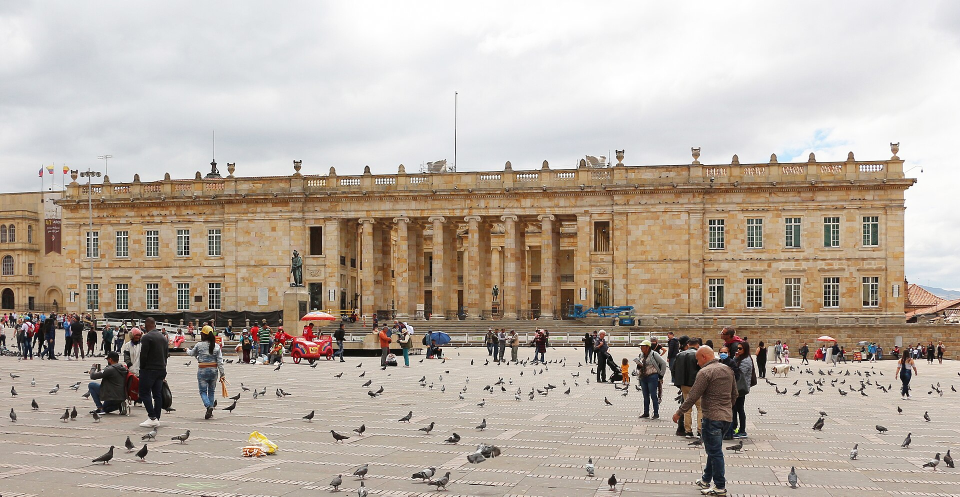
#> input picture media/capitolio-1.jpg, 1920 x 993 px, found by its file name (shown at 1/2 size)
$ python og.py
#> lines starting #> are read from the running program, lines starting #| are printed output that depends on the picture
# Crea og-image.jpg (1200x630) con foto real del Capitolio para la vista previa del enlace.
from PIL import Image, ImageDraw, ImageFont, ImageOps
F = '/usr/share/fonts/truetype/dejavu/'
im = ImageOps.fit(Image.open('media/capitolio-1.jpg').convert('RGB'), (1200, 630))
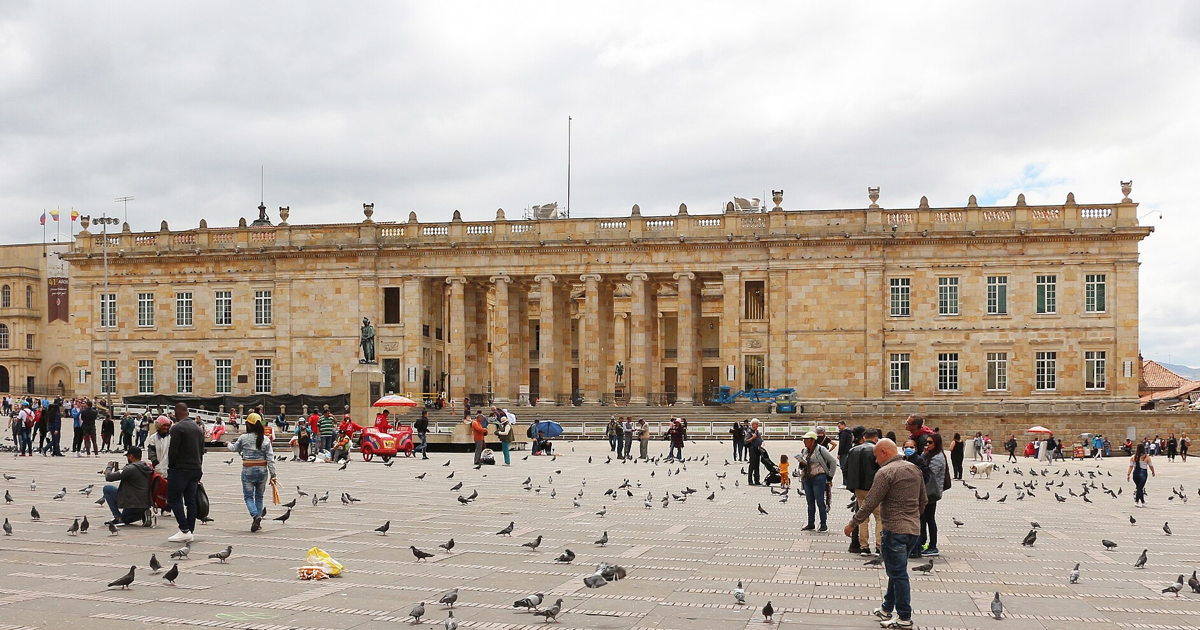
#> im: PIL image 1200x630 RGB; mean R, G, B 184.7, 172.8, 161.4
shade = Image.new('L', (1200, 630))
#> shade: PIL image 1200x630 L; every value is 0
d = ImageDraw.Draw(shade)
for y in range(630):
    d.line([(0, y), (1200, y)], fill=int(40 + 205 * (y / 630) ** 1.4))
im = Image.composite(Image.new('RGB', (1200, 630), (11, 26, 51)), im, shade)
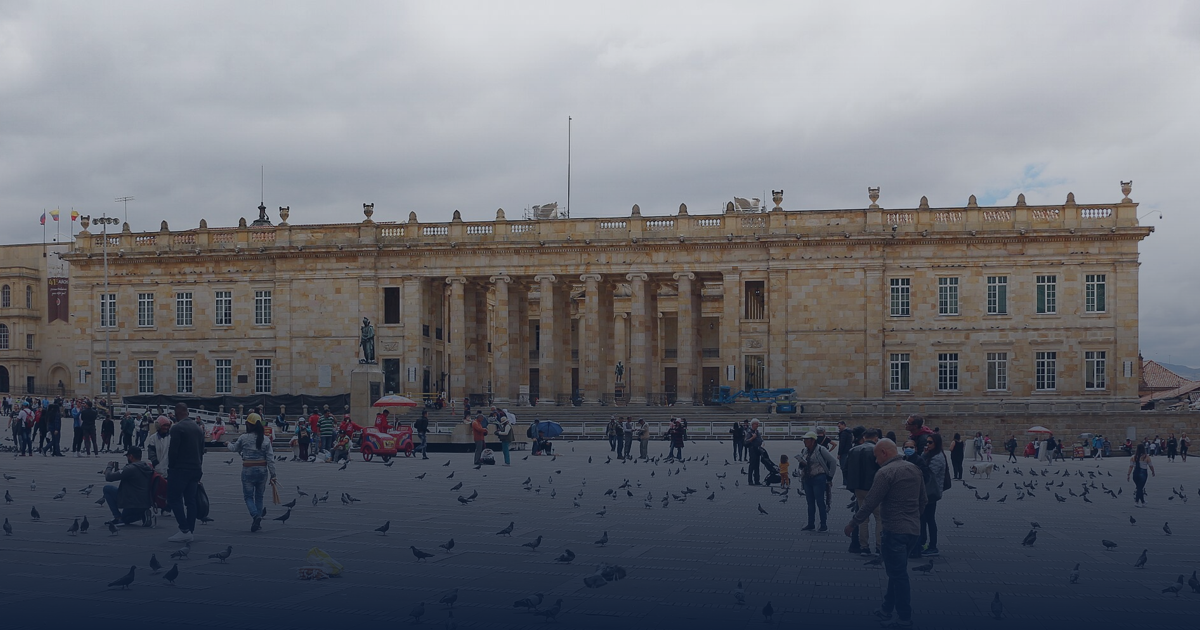
#> im: PIL image 1200x630 RGB; mean R, G, B 105.3, 107.6, 114.9
d = ImageDraw.Draw(im)
d.text((60, 330), '¿Ya declararon?', font=ImageFont.truetype(F + 'DejaVuSans-Bold.ttf', 80), fill=(255, 178, 30))
d.text((62, 440), 'Exija la lista de representantes que publicaron su renta', font=ImageFont.truetype(F + 'DejaVuSans-Bold.ttf', 33), fill='white')
d.text((62, 500), 'Derecho de petición ciudadano · ya-declararon.netlify.app', font=ImageFont.truetype(F + 'DejaVuSans.ttf', 27), fill=(220, 225, 235))
d.text((62, 550), 'Vibras Positivas HM', font=ImageFont.truetype(F + 'DejaVuSans-Bold.ttf', 24), fill=(255, 122, 26))
im.save('og-image.jpg', quality=86)
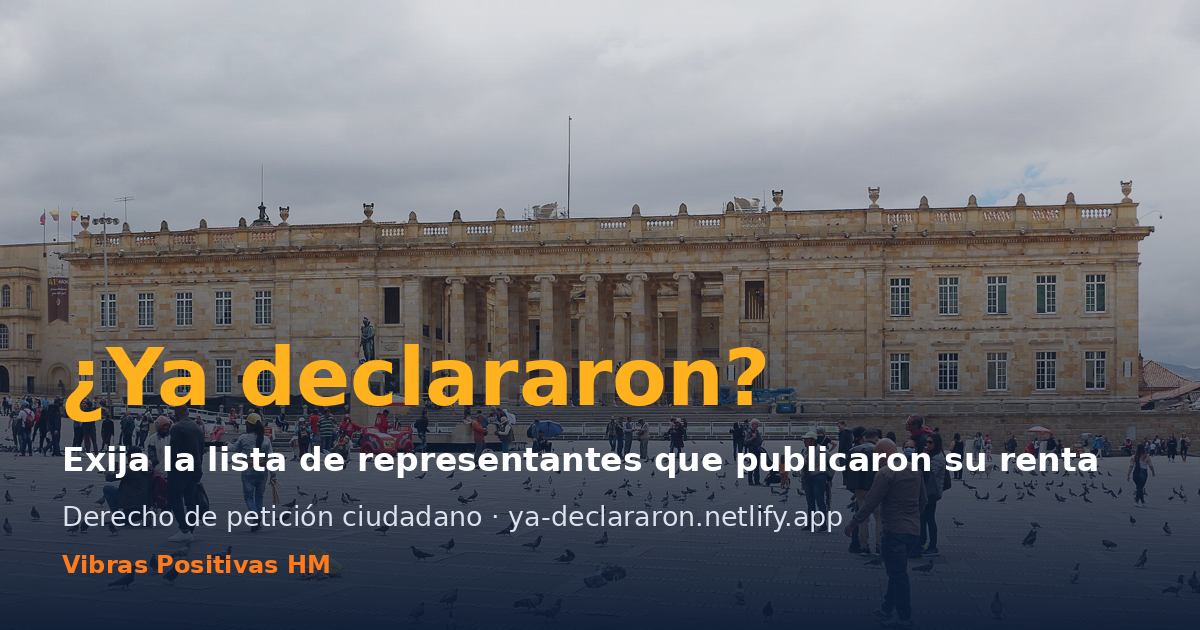
#> saved as og-image.jpg: PIL image 1200x630 RGB; mean R, G, B 113.6, 113.7, 117.1
print('og-image.jpg listo')

$ run again, with media/capitolio-2.jpg copied over media/capitolio-1.jpg
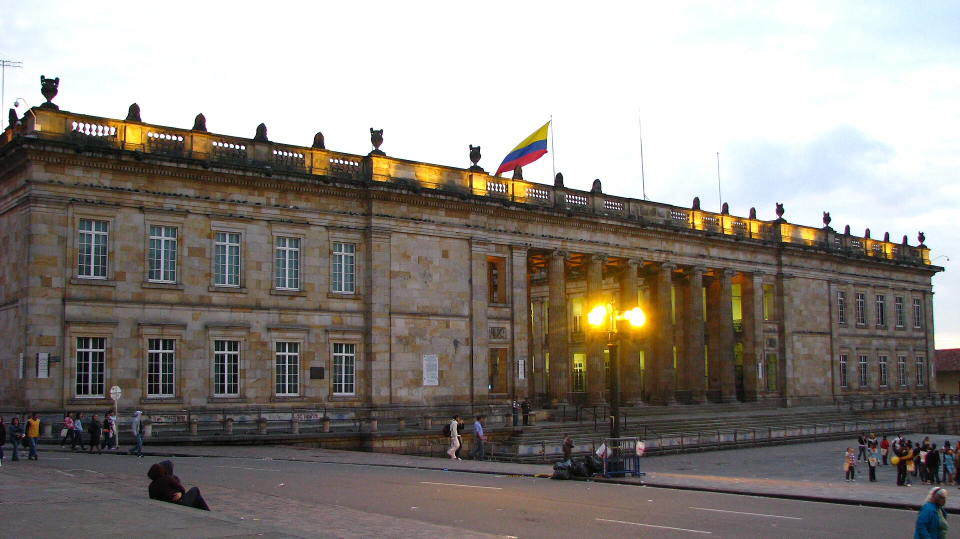
#> input picture media/capitolio-2.jpg, 1920 x 1078 px, found by its file name (shown at 1/2 size)
#> `im = ImageOps.fit(Image.open('media/capitolio-1.jpg').convert('RGB'), ..`:
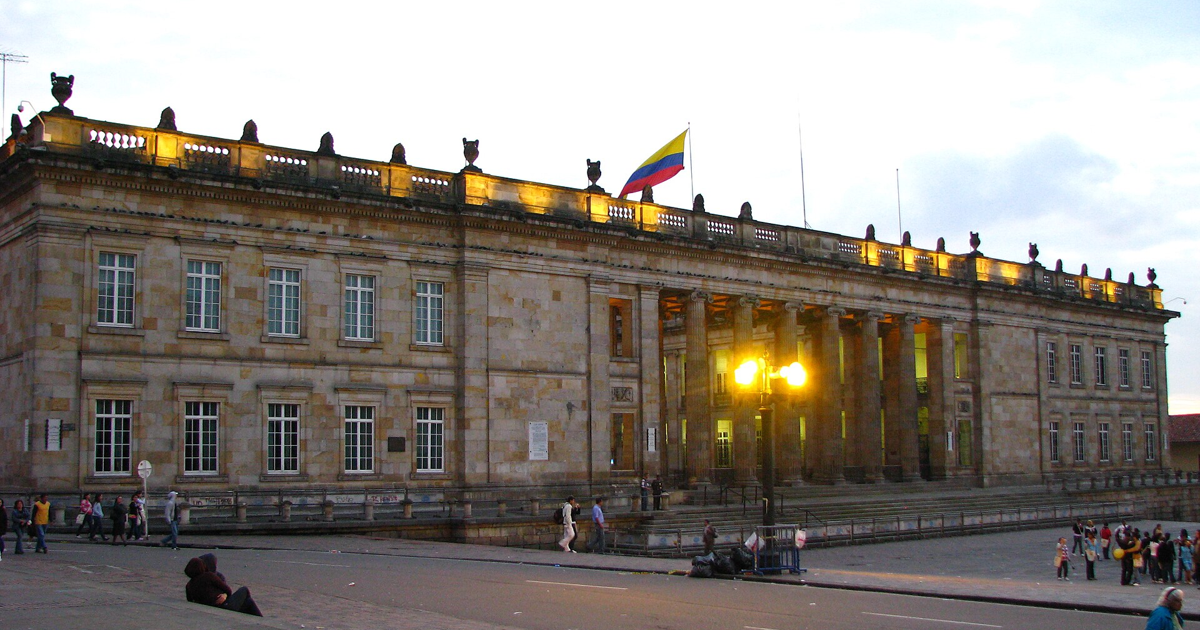
#> im: PIL image 1200x630 RGB; mean R, G, B 138.9, 132.5, 126.2
#> shade: PIL image 1200x630 L; every value is 0
#> `im.save('og-image.jpg', quality=86)`:
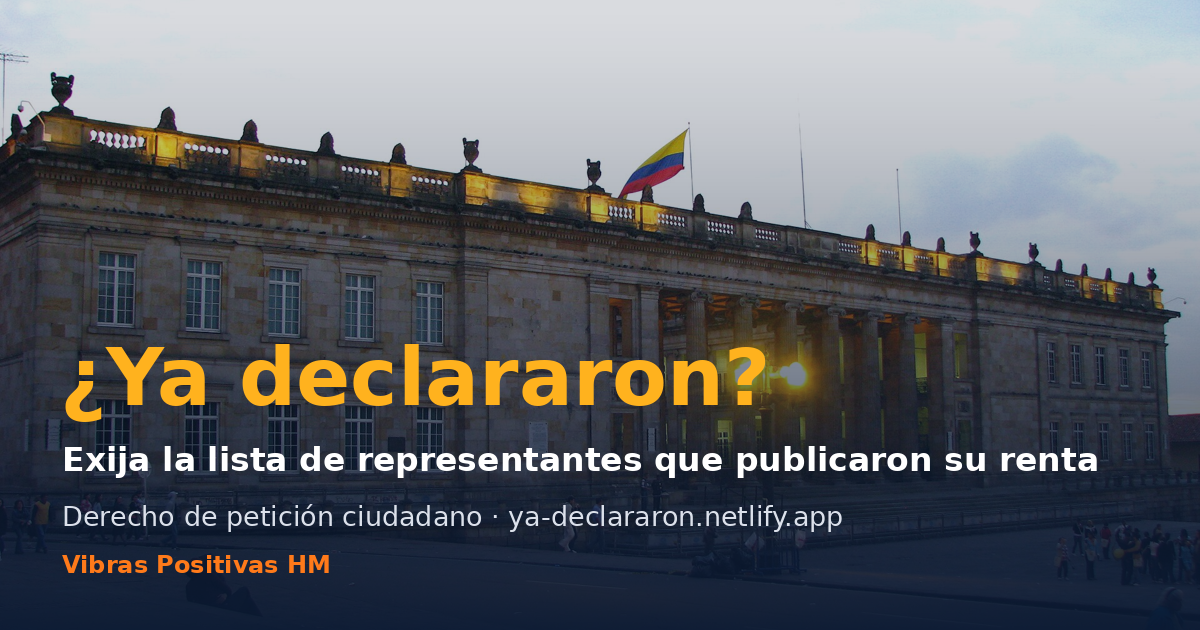
#> saved as og-image.jpg: PIL image 1200x630 RGB; mean R, G, B 98.8, 101.2, 106.1

$ run again, with media/capitolio-3.jpg copied over media/capitolio-1.jpg
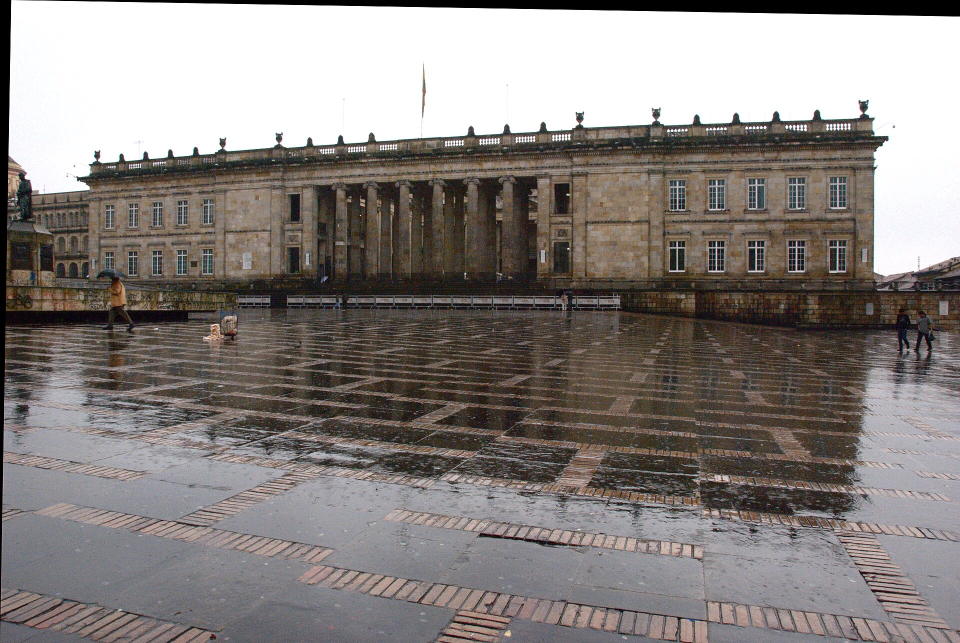
#> input picture media/capitolio-3.jpg, 1920 x 1286 px, found by its file name (shown at 1/2 size)
#> `im = ImageOps.fit(Image.open('media/capitolio-1.jpg').convert('RGB'), ..`:
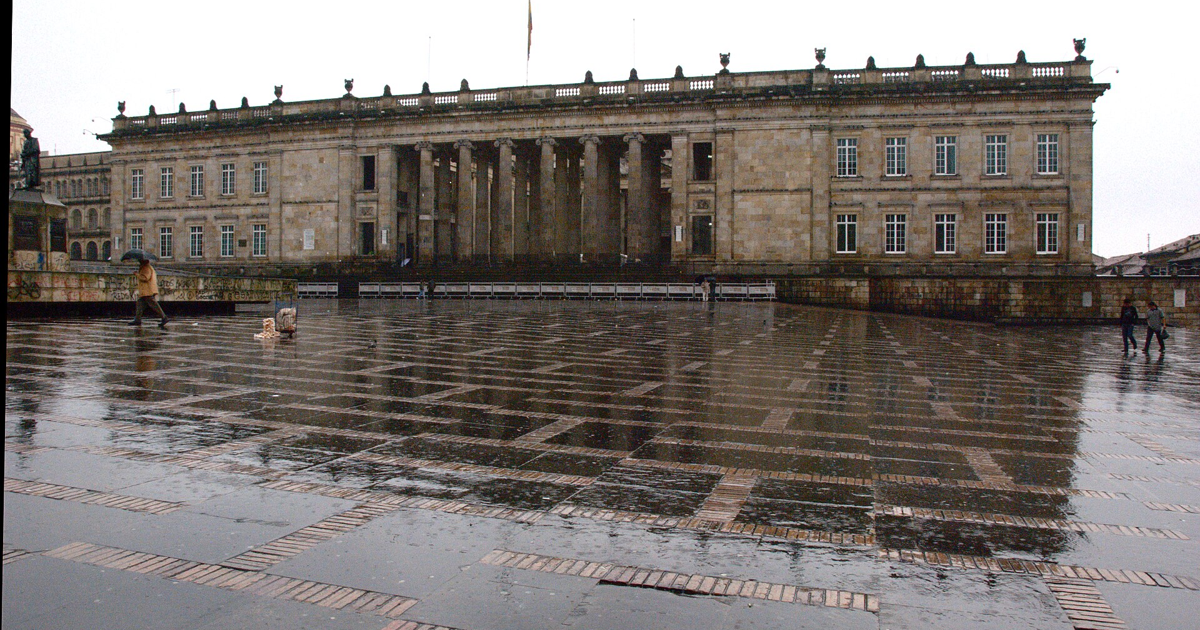
#> im: PIL image 1200x630 RGB; mean R, G, B 127.2, 120.3, 116.2
#> shade: PIL image 1200x630 L; every value is 0
#> `im.save('og-image.jpg', quality=86)`:
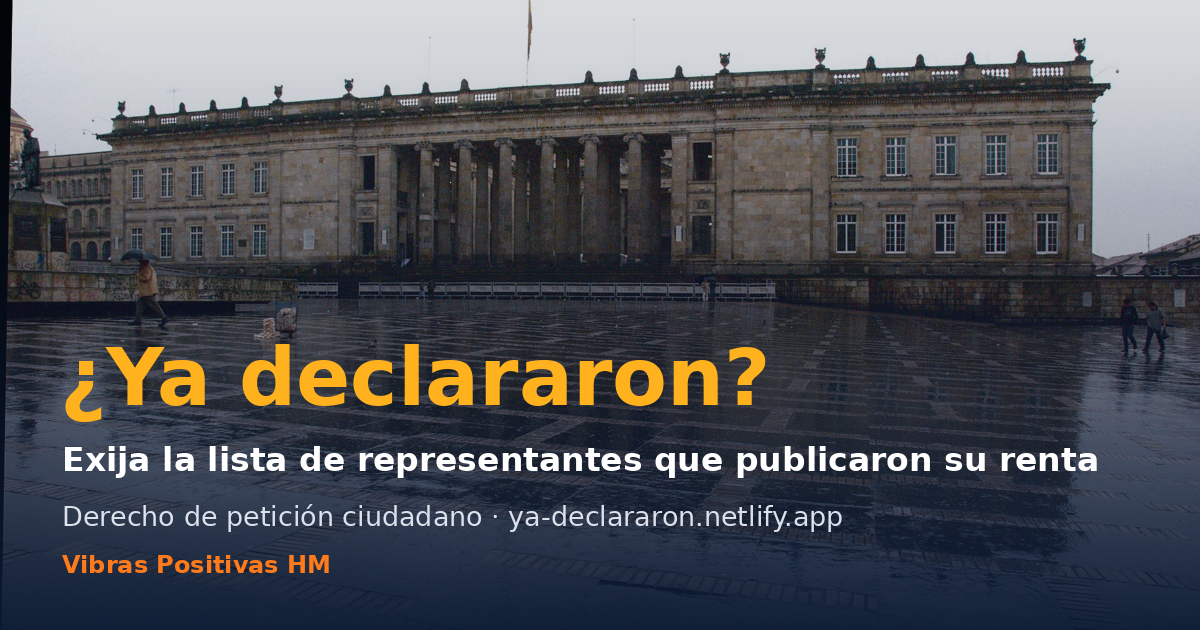
#> saved as og-image.jpg: PIL image 1200x630 RGB; mean R, G, B 83.2, 84.7, 90.1

$ run again, with media/capitolio-4.jpg copied over media/capitolio-1.jpg
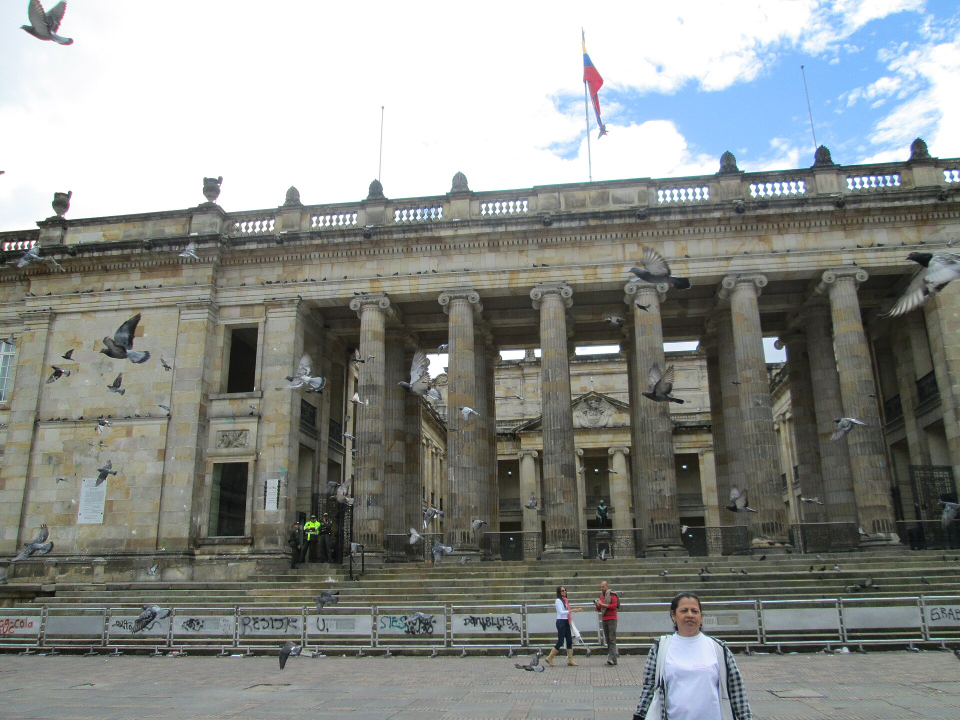
#> input picture media/capitolio-4.jpg, 1920 x 1440 px, found by its file name (shown at 1/2 size)
#> `im = ImageOps.fit(Image.open('media/capitolio-1.jpg').convert('RGB'), ..`:
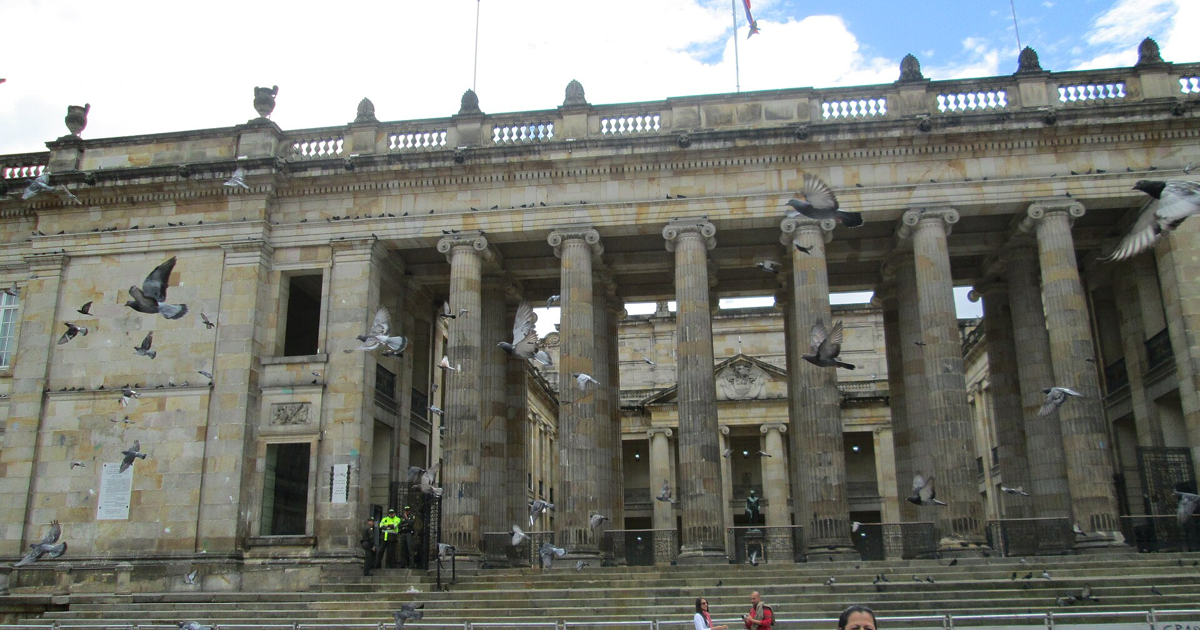
#> im: PIL image 1200x630 RGB; mean R, G, B 121.9, 123.6, 116.8
#> shade: PIL image 1200x630 L; every value is 0
#> `im.save('og-image.jpg', quality=86)`:
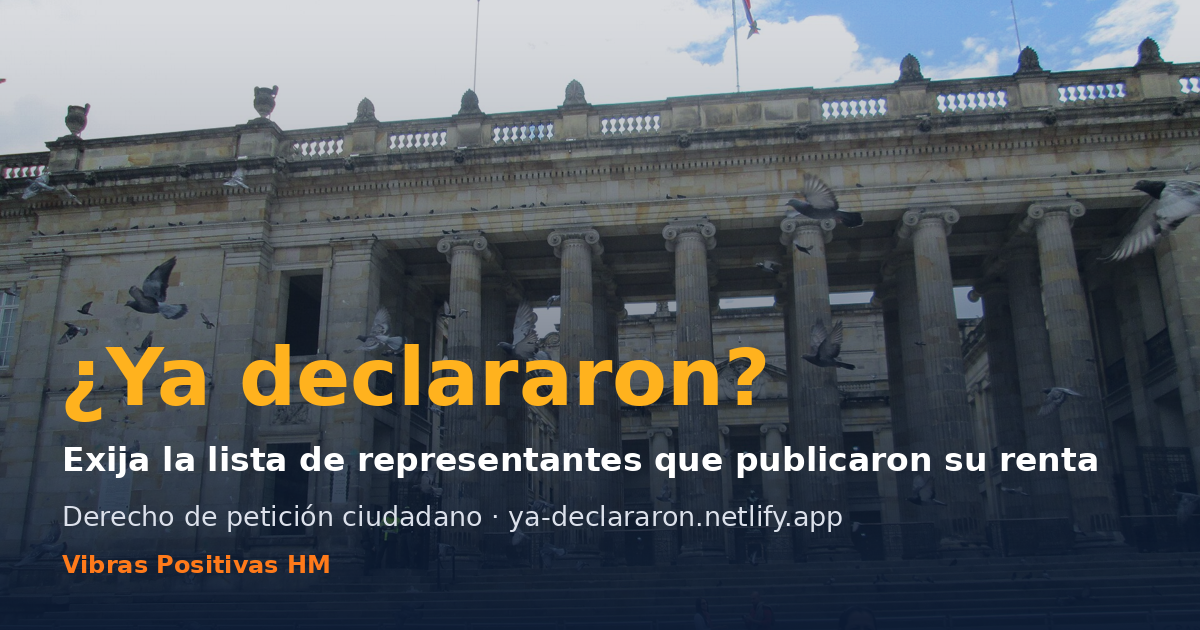
#> saved as og-image.jpg: PIL image 1200x630 RGB; mean R, G, B 84.9, 91, 96.8
